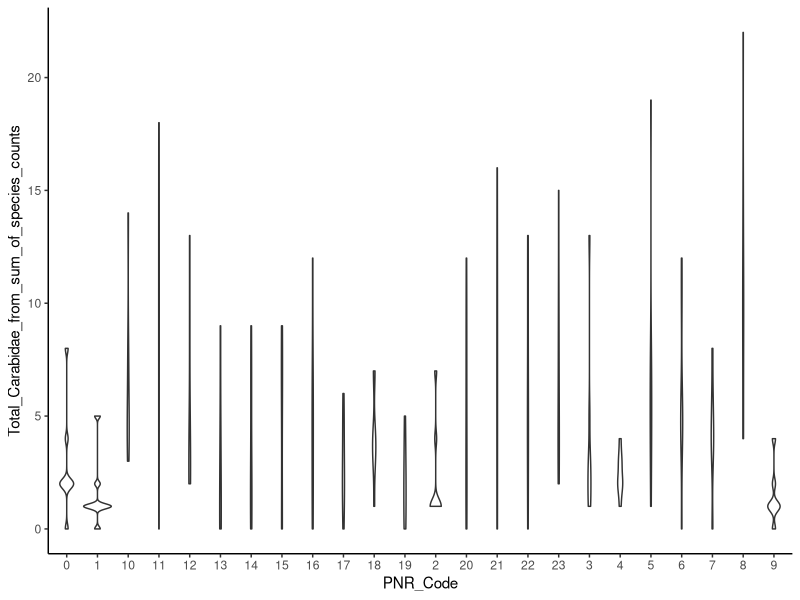
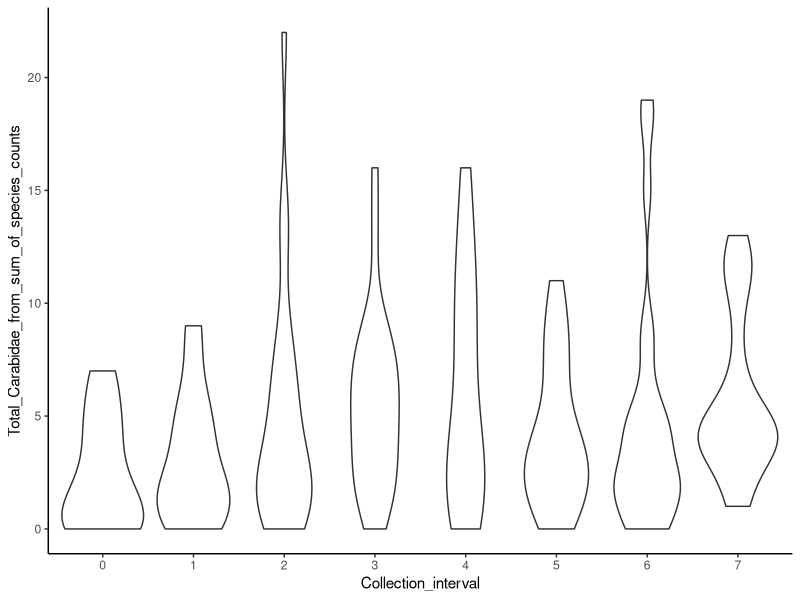

These figures' R source, in order:
# 10/1/2024
# Aaron Tayal
# I would like to import the carabid count data from Powdermill 2022 
# properly

library(ggplot2)
library(dplyr)

# Import the carabid counts into the dataframe "carab". I would like to keep
# all column classes as character, because in the csv, blank cells in a species 
# column indicate true zeros, whereas "NA" indicates the trap contents were
# lost or destroyed by raccoons.
carab <- read.csv("Aaron_PNR_formatted_csvs/PNR2022_carabid_counts.csv",
                  na.strings = "NA", colClasses = "character")

sum(is.na(carab)) # Looks like we have 336 NA values. These are due to 
# 7 rows * 48 columns where the NA values occur.
carab[is.na(carab$Agonum_fidele), 1:3] # This lists the samples that are missing
# for various reasons (raccoons, mislabelling, misplacing vial)

carab_species <- colnames(carab)[which(colnames(carab)=="Agonum_fidele"):dim(carab)[2]] 
# This creates a vector containing the names of the carabid species.

# Now I want to replace blank cells with zeros for the species count columns.
# To do this, iterate over species and over rows, and only write a zero in 
# the column if there is currently a blank value "" and not if there is NA
for (species in carab_species) {
  for (row in 1:nrow(carab)){
    if (carab[row, species] == "" && !is.na(carab[row, species])){
      carab[row, species] <- "0"
    }
  }
}

# Now change the column classes to integers:
for (species in carab_species) {
  carab[,species] <- as.integer(carab[,species])
}
carab$Total_Carabidae_during_pinning <- as.integer(carab$Total_Carabidae_during_pinning)
carab$Total_Carabidae_from_sum_of_species_counts <- as.integer(carab$Total_Carabidae_from_sum_of_species_counts)

# Change the columns that indicate collection interval and trap location into 
# factors
carab$Collection_interval <- as.factor(carab$Collection_interval)
carab$PNR_Code <- as.factor(carab$PNR_Code)

# Graph the number of carabids captured, with trap location in the x-axis:
ggplot(data=carab, mapping=aes(x=PNR_Code, y=Total_Carabidae_from_sum_of_species_counts)) +
  geom_violin(alpha=0.4) +
  theme_classic()
# Now with collection interval on the x-axis:
ggplot(data=carab, mapping=aes(x=Collection_interval, y=Total_Carabidae_from_sum_of_species_counts)) +
  geom_violin(alpha=0.4) +
  theme_classic()

# Import information about the trap locations, such as transect and area:
trap_locations <- read.csv("Aaron_PNR_formatted_csvs/Aaron_formatted_PNR_PitfallTrapLocations_2015.csv",
                           colClasses = c("integer", "integer", "factor", "factor", "factor", "numeric", "numeric"))


